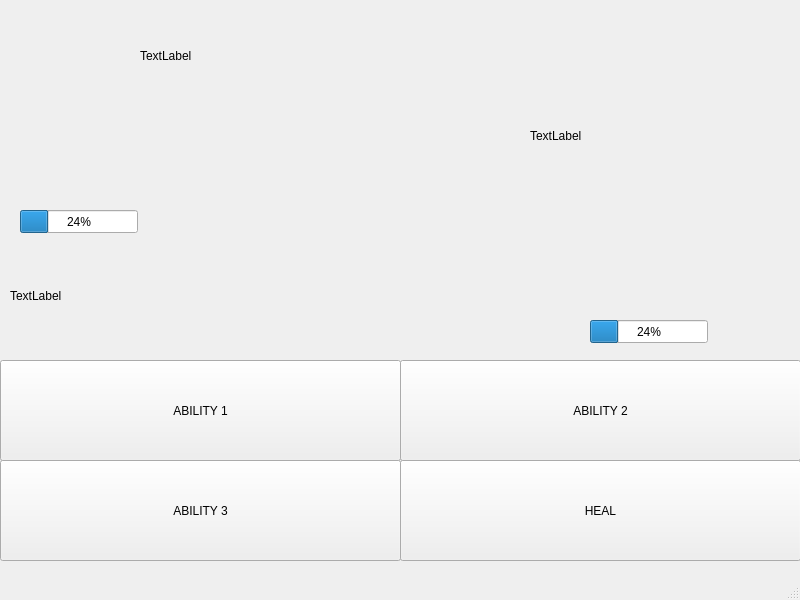
<?xml version="1.0" encoding="UTF-8"?>
<ui version="4.0">
 <class>MainWindow</class>
 <widget class="QMainWindow" name="MainWindow">
  <property name="geometry">
   <rect>
    <x>0</x>
    <y>0</y>
    <width>800</width>
    <height>600</height>
   </rect>
  </property>
  <property name="windowTitle">
   <string>MainWindow</string>
  </property>
  <widget class="QWidget" name="centralwidget">
   <widget class="QPushButton" name="pushButton">
    <property name="geometry">
     <rect>
      <x>0</x>
      <y>360</y>
      <width>401</width>
      <height>101</height>
     </rect>
    </property>
    <property name="text">
     <string>ABILITY 1</string>
    </property>
   </widget>
   <widget class="QPushButton" name="pushButton_2">
    <property name="geometry">
     <rect>
      <x>400</x>
      <y>360</y>
      <width>401</width>
      <height>101</height>
     </rect>
    </property>
    <property name="text">
     <string>ABILITY 2</string>
    </property>
   </widget>
   <widget class="QPushButton" name="pushButton_3">
    <property name="geometry">
     <rect>
      <x>0</x>
      <y>460</y>
      <width>401</width>
      <height>101</height>
     </rect>
    </property>
    <property name="text">
     <string>ABILITY 3</string>
    </property>
   </widget>
   <widget class="QPushButton" name="pushButton_4">
    <property name="geometry">
     <rect>
      <x>400</x>
      <y>460</y>
      <width>401</width>
      <height>101</height>
     </rect>
    </property>
    <property name="text">
     <string>HEAL</string>
    </property>
   </widget>
   <widget class="QLabel" name="label">
    <property name="geometry">
     <rect>
      <x>560</x>
      <y>190</y>
      <width>71</width>
      <height>121</height>
     </rect>
    </property>
    <property name="text">
     <string/>
    </property>
    <property name="pixmap">
     <pixmap resource="resources.qrc">:/new/prefix1/Embet_1.png</pixmap>
    </property>
   </widget>
   <widget class="QLabel" name="label_3">
    <property name="geometry">
     <rect>
      <x>10</x>
      <y>10</y>
      <width>131</width>
      <height>191</height>
     </rect>
    </property>
    <property name="text">
     <string/>
    </property>
    <property name="pixmap">
     <pixmap resource="resources.qrc">:/new/prefix1/Opponent.png</pixmap>
    </property>
   </widget>
   <widget class="QLabel" name="label_4">
    <property name="geometry">
     <rect>
      <x>150</x>
      <y>120</y>
      <width>121</width>
      <height>81</height>
     </rect>
    </property>
    <property name="text">
     <string/>
    </property>
    <property name="pixmap">
     <pixmap resource="resources.qrc">:/new/prefix1/Sprigit.png</pixmap>
    </property>
   </widget>
   <widget class="QProgressBar" name="playerHealth">
    <property name="geometry">
     <rect>
      <x>590</x>
      <y>320</y>
      <width>118</width>
      <height>23</height>
     </rect>
    </property>
    <property name="value">
     <number>24</number>
    </property>
   </widget>
   <widget class="QLabel" name="mainDisplay">
    <property name="geometry">
     <rect>
      <x>10</x>
      <y>240</y>
      <width>491</width>
      <height>111</height>
     </rect>
    </property>
    <property name="text">
     <string>TextLabel</string>
    </property>
   </widget>
   <widget class="QProgressBar" name="enemyHealth">
    <property name="geometry">
     <rect>
      <x>20</x>
      <y>210</y>
      <width>118</width>
      <height>23</height>
     </rect>
    </property>
    <property name="value">
     <number>24</number>
    </property>
   </widget>
   <widget class="QLabel" name="enemyDisplay">
    <property name="geometry">
     <rect>
      <x>140</x>
      <y>0</y>
      <width>131</width>
      <height>111</height>
     </rect>
    </property>
    <property name="text">
     <string>TextLabel</string>
    </property>
   </widget>
   <widget class="QLabel" name="label_6">
    <property name="geometry">
     <rect>
      <x>650</x>
      <y>100</y>
      <width>131</width>
      <height>211</height>
     </rect>
    </property>
    <property name="baseSize">
     <size>
      <width>0</width>
      <height>0</height>
     </size>
    </property>
    <property name="text">
     <string/>
    </property>
    <property name="textFormat">
     <enum>Qt::AutoText</enum>
    </property>
    <property name="pixmap">
     <pixmap resource="resources.qrc">:/new/prefix1/Opponent.png</pixmap>
    </property>
   </widget>
   <widget class="QLabel" name="playerDisplay">
    <property name="geometry">
     <rect>
      <x>530</x>
      <y>80</y>
      <width>141</width>
      <height>111</height>
     </rect>
    </property>
    <property name="text">
     <string>TextLabel</string>
    </property>
   </widget>
  </widget>
  <widget class="QMenuBar" name="menubar">
   <property name="geometry">
    <rect>
     <x>0</x>
     <y>0</y>
     <width>800</width>
     <height>20</height>
    </rect>
   </property>
  </widget>
  <widget class="QStatusBar" name="statusbar"/>
 </widget>
 <resources>
  <include location="resources.qrc"/>
 </resources>
 <connections/>
</ui>
